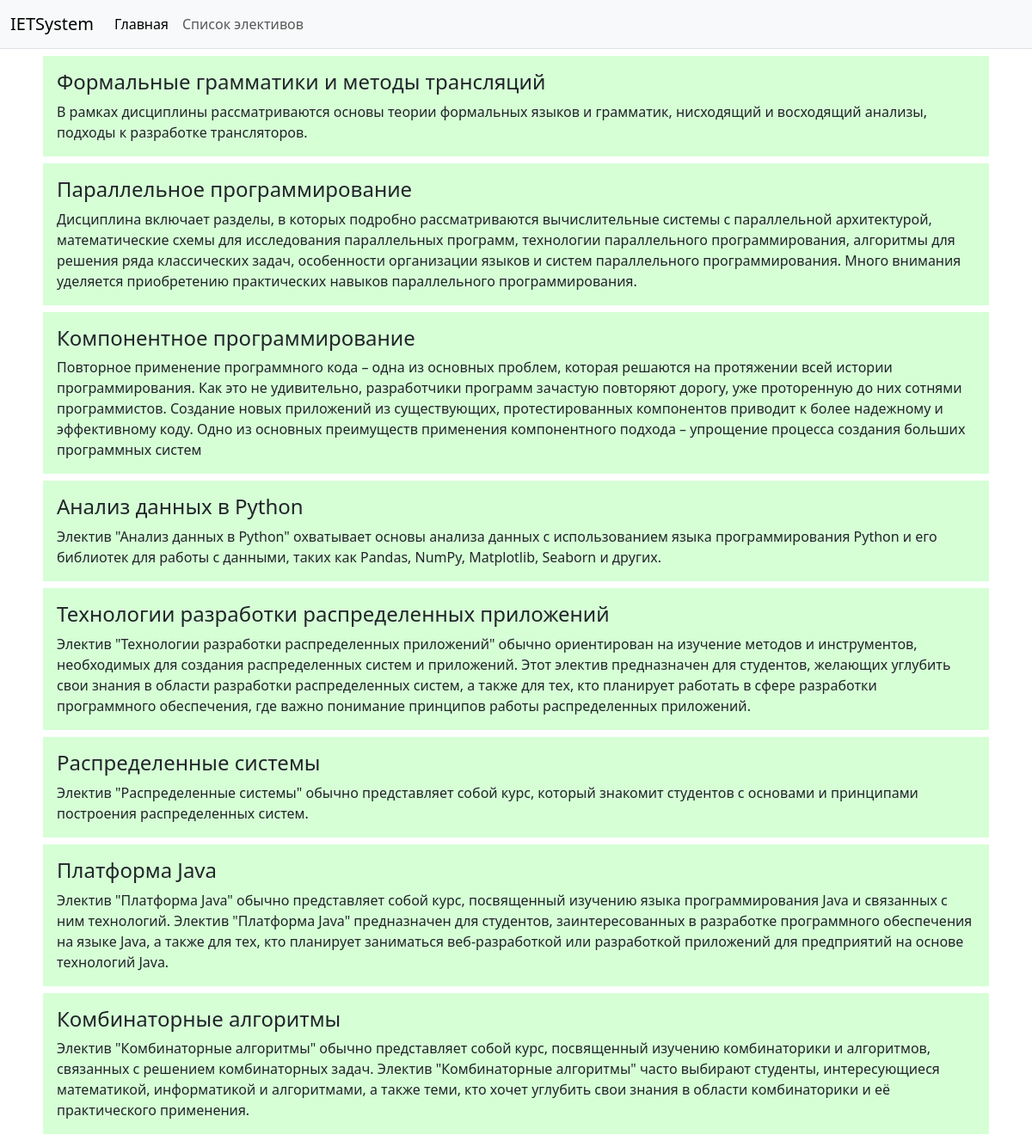
Screenshot of /electives with the database file from the repository.
### main/models.py (models this page shows, shortened)
class Electives(models.Model):
    title_elec = models.CharField('Название', max_length=100)
    description_elec = models.TextField('Описание')
    class Meta:
        verbose_name = 'Электив'
        verbose_name_plural = 'Элективы'

### main/views.py (the view)
# urls.py: path('electives', views.electives, name = 'electives'),
def electives(request):
    elec = Electives.objects.all()
    return render(request, 'main/electives.html', {'elec': elec})

### main/templates/main/electives.html
{% extends 'main/base.html' %} {% block content %}
<div class="container">
  {% for el in elec %}
  <div class="m-2 p-3" style="background-color: #d6ffd6">
    <h2 class="fs-4">{{ el.title_elec }}</h2>
    <div class="fs-6">{{ el.description_elec }}</div>
  </div>
  {% endfor %}
</div>
{% endblock %}

### main/templates/main/base.html (shortened to what this page needs)
<!DOCTYPE html>
<html lang="en">
  <head>
    <link
      rel="stylesheet"
      href="https://cdn.jsdelivr.net/npm/bootstrap@5.3.2/dist/css/bootstrap.min.css"
    />
  </head>
  <body>
    <header>
      <nav class="navbar navbar-expand bg-light border-bottom">
        <div class="container-fluid">
          <a class="navbar-brand">IETSystem</a>
          <div class="collapse navbar-collapse">
            <ul class="navbar-nav">
              <li class="nav-item">
                <a
                  class="nav-link active"
                  aria-current="page"
                  href="{% url 'main' %}"
                  >Главная</a
                >
              </li>
              <li class="nav-item">
                <a class="nav-link" href="{% url 'electives' %}"
                  >Список элективов</a
                >
              </li>
            </ul>
          </div>
        </div>
      </nav>
    </header>
    {% block content %}{% endblock %}
  </body>
</html>

### rows the page displays
Electives: title_elec "Формальные грамматики и методы трансляций", description_elec "В рамках дисциплины рассматриваются основы теории формальных языков и грамматик, нисходящий и восходящий анализы, подходы к разработке трансляторов."
Electives: title_elec "Параллельное программирование", description_elec "Дисциплина включает разделы, в которых подробно рассматриваются вычислительные системы с параллельной архитектурой, математические схемы для исследования параллельных программ, технологии параллельного программирования, алгоритмы для решения ряда классических задач, особенности организации языков и систем параллельного программирования. Много внимания уделяется приобретению практических навыков параллельного программирования."
Electives: title_elec "Компонентное программирование", description_elec "Повторное применение программного кода – одна из основных проблем, которая решаются на протяжении всей истории программирования. Как это не удивительно, разработчики программ зачастую повторяют дорогу, уже проторенную до них сотнями программистов. Создание новых приложений из существующих, протестированных компонентов приводит к более надежному и эффективному коду. Одно из основных преимуществ применения компонентного подхода – упрощение процесса создания больших программных систем"
Electives: title_elec "Анализ данных в Python", description_elec "Электив \"Анализ данных в Python\" охватывает основы анализа данных с использованием языка программирования Python и его библиотек для работы с данными, таких как Pandas, NumPy, Matplotlib, Seaborn и других."
Electives: title_elec "Технологии разработки распределенных приложений", description_elec "Электив \"Технологии разработки распределенных приложений\" обычно ориентирован на изучение методов и инструментов, необходимых для создания распределенных систем и приложений. Этот электив предназначен для студентов, желающих углубить свои знания в области разработки распределенных систем, а также для тех, кто планирует работать в сфере разработки программного обеспечения, где важно понимание принципов работы распределенных приложений."
Electives: title_elec "Распределенные системы", description_elec "Электив \"Распределенные системы\" обычно представляет собой курс, который знакомит студентов с основами и принципами построения распределенных систем."
Electives: title_elec "Платформа Java", description_elec "Электив \"Платформа Java\" обычно представляет собой курс, посвященный изучению языка программирования Java и связанных с ним технологий. Электив \"Платформа Java\" предназначен для студентов, заинтересованных в разработке программного обеспечения на языке Java, а также для тех, кто планирует заниматься веб-разработкой или разработкой приложений для предприятий на основе технологий Java."
Electives: title_elec "Комбинаторные алгоритмы", description_elec "Электив \"Комбинаторные алгоритмы\" обычно представляет собой курс, посвященный изучению комбинаторики и алгоритмов, связанных с решением комбинаторных задач. Электив \"Комбинаторные алгоритмы\" часто выбирают студенты, интересующиеся математикой, информатикой и алгоритмами, а также теми, кто хочет углубить свои знания в области комбинаторики и её практического применения."
